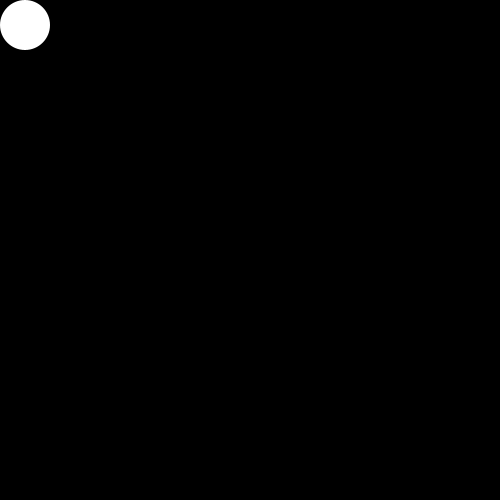
Frame 1 (no input)
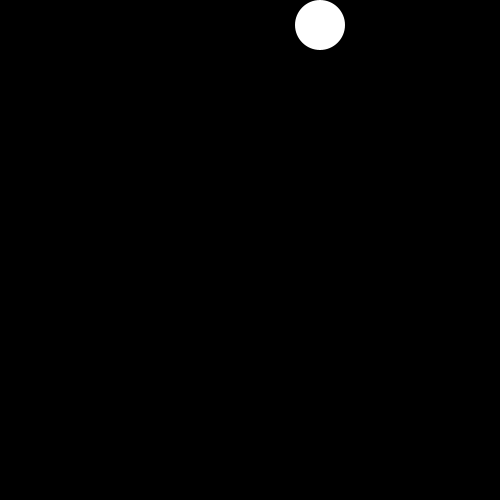
Frame 60 (the mouse pressed at the canvas centre just before this capture)
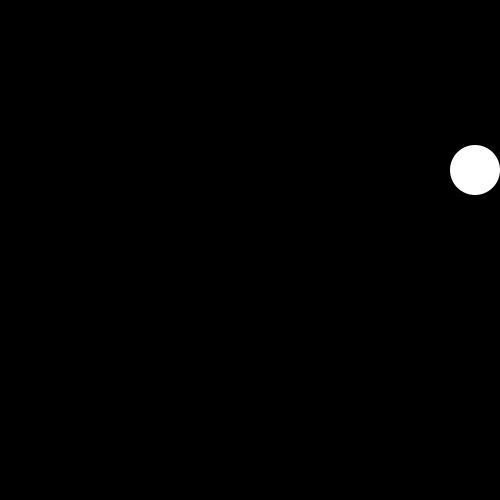
Frame 120 (the mouse held since frame 60 and released just before this capture)

The Processing sketch that drew these frames (run headless with seeded random() and noise(); from frame 60 on, the mouse is pressed at the canvas centre):

// Processing sketch: move2
// ── move2.pde
int y;
int x,lr,li;
int a;
void setup(){
  size(500,500);
  x=0;
  lr=0;
  li=0;
  y=0;
  noStroke();
}

void draw(){
  if(keyPressed){
     if(key=='a'){
        fill(random(255),mouseX,mouseY,100);
      }
    }else{
    fill(255);
  }
  background(0);
  x+=li;
  y+=lr;
  a=50;
  ellipse(x+a/2,y+a/2,a,a);
  if(x==width-a){
    lr=5;
    li=0;
    }else if(y==0 && x==0){
      lr=0;
      li=5;
    } 
    if(y==height-a && x==width-a){
      li=-5;
      lr=0;
    }
    if(x==0 && y==height-a){
      li=0;
      lr=-5;
    }
    if(x==0 && y==0){
      lr=0;
      li=5;
    }
    
}
